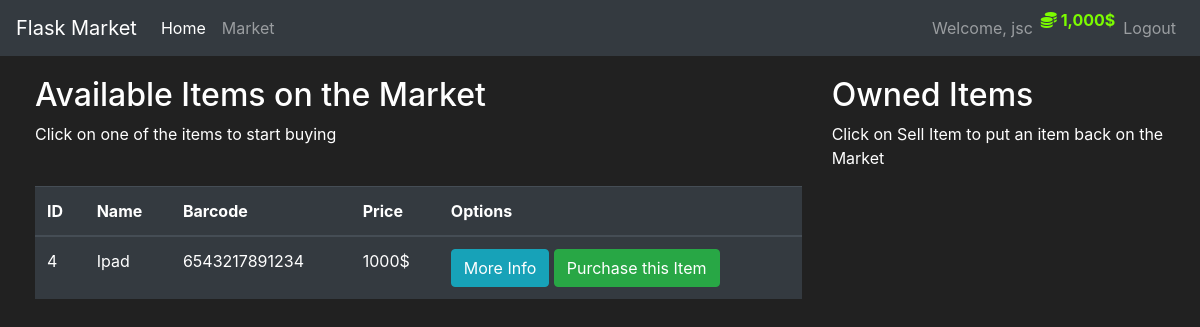
The app's page /market (signed in) with its own data.
### market/models.py (models this page shows, shortened)
class User(db.Model, UserMixin):
  id = db.Column(db.Integer(), primary_key=True)
  username = db.Column(db.String(length=30), nullable=False, unique=True)
  email_address = db.Column(db.String(length=50), nullable=False, unique=True)
  password_hash = db.Column(db.String(length=60), nullable=False)
  budget = db.Column(db.Integer(), nullable=False, default=1000)
  items = db.relationship('Item', backref='owned_user', lazy=True)
  @property
  def prettier_budget(self):
    if len(str(self.budget)) >= 4:
      return f'{str(self.budget)[:-3]},{str(self.budget)[-3:]}$'
    else:
      return f"{self.budget}$"
  @property
  def password(self):
    return self.password

class Item(db.Model):
  id = db.Column(db.Integer(), primary_key=True)
  name = db.Column(db.String(length=30), nullable=False, unique=True)
  price = db.Column(db.Integer(), nullable=False)
  barcode = db.Column(db.String(length=12), nullable=False, unique=True)
  description = db.Column(db.String(length=1024), nullable=False, unique=True)
  owner = db.Column(db.Integer(), db.ForeignKey('user.id'))

### market/routes.py (the view, shortened to what this page needs)
@app.route('/market', methods=['GET', 'POST'])
@login_required
def market_page():
  purchase_form = PurchaseItemForm()
  selling_form = SellItemForm()
  if request.method == "GET":
    items = Item.query.filter_by(owner=None)
    owned_items = Item.query.filter_by(owner=current_user.id)
    return render_template('market.html', items=items, purchase_form=purchase_form, owned_items=owned_items, selling_form=selling_form)

### market/models.py (called while the page is built)
@login_manager.user_loader
def load_user(user_id):
  return User.query.get(int(user_id))

### market/templates/market.html (shortened to what this page needs)
{% extends 'base.html' %}
{% block content %}
  <div class="row" style="margin-top: 20px; margin-left: 20px;">
    <div class="col-8">
      <h2>Available Items on the Market</h2>
      <p>Click on one of the items to start buying</p>
      <br>
      <table class="table table-hover table-dark">
        <thead>
          <tr>
            <th scope="col">ID</th>
            <th scope="col">Name</th>
            <th scope="col">Barcode</th>
            <th scope="col">Price</th>
            <th scope="col">Options</th>
          </tr>
        </thead>
        <tbody>
          {% for item in items %}
            <tr>
              <td>{{ item.id }}</td>
              <td>{{ item.name }}</td>
              <td>{{ item.barcode }}</td>
              <td>{{ item.price }}$</td>
              <td>
                <button class="btn btn-outline btn-info" data-toggle="modal" data-target="#Modal-MoreInfo-{{ item.id }}">More Info</button>
                <button class="btn btn-outline btn-success" data-toggle="modal" data-target="#Modal-PurchaseConfirm-{{ item.id }}">Purchase this Item</button>
              </td>
            </tr>
          {% endfor %}
        </tbody>
      </table>
    </div>
    <div class="col-4">
      <h2>Owned Items</h2>
      <p>Click on Sell Item to put an item back on the Market</p>
      <br>
    </div>
  </div>
{% endblock %}

### market/templates/base.html (shortened to what this page needs)
<!DOCTYPE html>
<html lang="en">
  <head>
    <link rel="stylesheet" href="https://cdn.jsdelivr.net/npm/bootstrap@4.5.3/dist/css/bootstrap.min.css">
    <link rel="stylesheet" href="https://cdnjs.cloudflare.com/ajax/libs/font-awesome/6.4.0/css/all.min.css" />
  </head>
  <body>
    <nav class="navbar navbar-expand-md navbar-dark bg-dark">
      <a class="navbar-brand" href="#">Flask Market</a>
      <div class="collapse navbar-collapse" id="navbarNav">
        <ul class="navbar-nav mr-auto">
          <li class="nav-item active">
            <a class="nav-link" href="{{ url_for('home_page') }}">Home <span class="sr-only">(current)</span></a>
          </li>
          <li class="nav-item">
            <a class="nav-link" href="{{ url_for('market_page') }}">Market</a>
          </li>
        </ul>
        {% if current_user.is_authenticated %}
          <ul class="navbar-nav">
            <li class="nav-item">
              <a class="nav-link">Welcome, {{ current_user.username }}</a>
            </li>
            <li class="nav-item" style="color: lawngreen; font-weight: bold">
              <i class="fas fa-coins"></i>
              {{ current_user.prettier_budget }}
            </li>
            <li class="nav-item">
              <a class="nav-link" href="{{ url_for('logout_page') }}">Logout</a>
            </li>
          </ul>
        {% endif %}
      </div>
    </nav>
    {% block content %}
    {% endblock %}
  </body>
</html>

### market/templates/base.html (style rules this page uses)
body { background-color: #212121; color: white; }

### records on screen
User: username "jsc", prettier_budget "1,000$"
Item: id "4", name "Ipad", barcode "6543217891234", price "1000"
